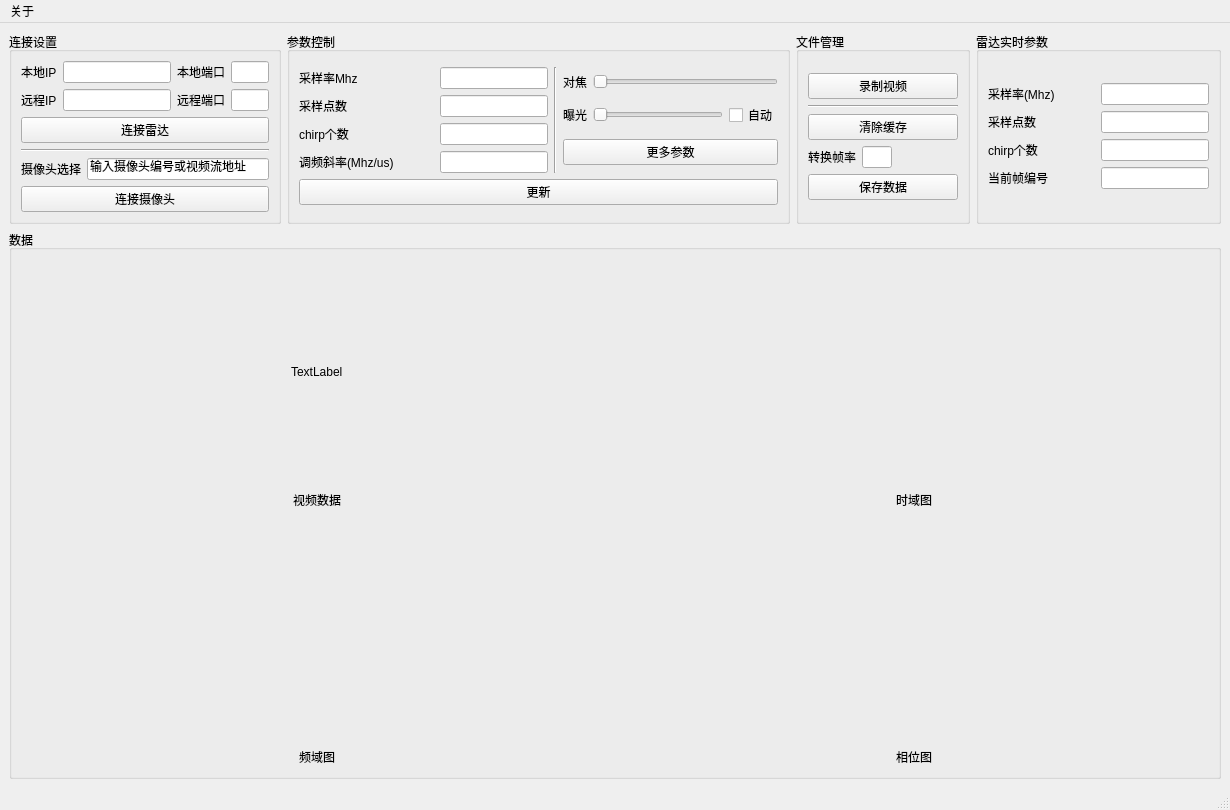
<?xml version="1.0" encoding="UTF-8"?>
<ui version="4.0">
 <class>MainWindow</class>
 <widget class="QMainWindow" name="MainWindow">
  <property name="geometry">
   <rect>
    <x>0</x>
    <y>0</y>
    <width>1230</width>
    <height>810</height>
   </rect>
  </property>
  <property name="sizePolicy">
   <sizepolicy hsizetype="Expanding" vsizetype="Expanding">
    <horstretch>0</horstretch>
    <verstretch>0</verstretch>
   </sizepolicy>
  </property>
  <property name="windowTitle">
   <string>MainWindow</string>
  </property>
  <widget class="QWidget" name="centralwidget">
   <layout class="QGridLayout" name="gridLayout_6">
    <item row="0" column="0">
     <layout class="QVBoxLayout" name="verticalLayout_15">
      <item>
       <layout class="QHBoxLayout" name="horizontalLayout_22">
        <item>
         <widget class="QGroupBox" name="groupBox">
          <property name="title">
           <string>连接设置</string>
          </property>
          <layout class="QGridLayout" name="gridLayout">
           <item row="0" column="0">
            <layout class="QVBoxLayout" name="verticalLayout_5">
             <item>
              <layout class="QVBoxLayout" name="verticalLayout">
               <item>
                <layout class="QHBoxLayout" name="horizontalLayout">
                 <item>
                  <widget class="QLabel" name="label_4">
                   <property name="text">
                    <string>本地IP</string>
                   </property>
                  </widget>
                 </item>
                 <item>
                  <widget class="QLineEdit" name="ClinetIP"/>
                 </item>
                 <item>
                  <widget class="QLabel" name="label_10">
                   <property name="text">
                    <string>本地端口</string>
                   </property>
                  </widget>
                 </item>
                 <item>
                  <widget class="QLineEdit" name="ClinetPort">
                   <property name="sizePolicy">
                    <sizepolicy hsizetype="Fixed" vsizetype="Fixed">
                     <horstretch>0</horstretch>
                     <verstretch>0</verstretch>
                    </sizepolicy>
                   </property>
                   <property name="maximumSize">
                    <size>
                     <width>38</width>
                     <height>16777215</height>
                    </size>
                   </property>
                  </widget>
                 </item>
                </layout>
               </item>
               <item>
                <layout class="QHBoxLayout" name="horizontalLayout_2">
                 <item>
                  <widget class="QLabel" name="label_5">
                   <property name="text">
                    <string>远程IP</string>
                   </property>
                  </widget>
                 </item>
                 <item>
                  <widget class="QLineEdit" name="ServerIP"/>
                 </item>
                 <item>
                  <widget class="QLabel" name="label_11">
                   <property name="text">
                    <string>远程端口</string>
                   </property>
                  </widget>
                 </item>
                 <item>
                  <widget class="QLineEdit" name="ServerPort">
                   <property name="sizePolicy">
                    <sizepolicy hsizetype="Fixed" vsizetype="Fixed">
                     <horstretch>0</horstretch>
                     <verstretch>0</verstretch>
                    </sizepolicy>
                   </property>
                   <property name="maximumSize">
                    <size>
                     <width>38</width>
                     <height>16777215</height>
                    </size>
                   </property>
                  </widget>
                 </item>
                </layout>
               </item>
               <item>
                <widget class="QPushButton" name="RadarConnectButton">
                 <property name="text">
                  <string>连接雷达</string>
                 </property>
                </widget>
               </item>
              </layout>
             </item>
             <item>
              <widget class="Line" name="line">
               <property name="orientation">
                <enum>Qt::Horizontal</enum>
               </property>
              </widget>
             </item>
             <item>
              <layout class="QVBoxLayout" name="verticalLayout_2">
               <item>
                <layout class="QHBoxLayout" name="horizontalLayout_7">
                 <item>
                  <widget class="QLabel" name="label_16">
                   <property name="text">
                    <string>摄像头选择</string>
                   </property>
                  </widget>
                 </item>
                 <item>
                  <widget class="QLineEdit" name="CameraAddress">
                   <property name="text">
                    <string>输入摄像头编号或视频流地址</string>
                   </property>
                  </widget>
                 </item>
                </layout>
               </item>
               <item>
                <widget class="QPushButton" name="CameraConnectButton">
                 <property name="text">
                  <string>连接摄像头</string>
                 </property>
                </widget>
               </item>
              </layout>
             </item>
            </layout>
           </item>
          </layout>
         </widget>
        </item>
        <item>
         <widget class="QGroupBox" name="groupBox_3">
          <property name="title">
           <string>参数控制</string>
          </property>
          <layout class="QGridLayout" name="gridLayout_2">
           <item row="0" column="0">
            <layout class="QVBoxLayout" name="verticalLayout_12">
             <item>
              <layout class="QHBoxLayout" name="horizontalLayout_20">
               <item>
                <layout class="QVBoxLayout" name="verticalLayout_3">
                 <item>
                  <layout class="QHBoxLayout" name="horizontalLayout_3">
                   <item>
                    <widget class="QLabel" name="label_6">
                     <property name="text">
                      <string>采样率Mhz</string>
                     </property>
                    </widget>
                   </item>
                   <item>
                    <spacer name="horizontalSpacer_14">
                     <property name="orientation">
                      <enum>Qt::Horizontal</enum>
                     </property>
                     <property name="sizeHint" stdset="0">
                      <size>
                       <width>40</width>
                       <height>20</height>
                      </size>
                     </property>
                    </spacer>
                   </item>
                   <item>
                    <widget class="QLineEdit" name="SampleRate">
                     <property name="sizePolicy">
                      <sizepolicy hsizetype="Fixed" vsizetype="Fixed">
                       <horstretch>0</horstretch>
                       <verstretch>0</verstretch>
                      </sizepolicy>
                     </property>
                    </widget>
                   </item>
                  </layout>
                 </item>
                 <item>
                  <layout class="QHBoxLayout" name="horizontalLayout_4">
                   <item>
                    <widget class="QLabel" name="label_7">
                     <property name="text">
                      <string>采样点数</string>
                     </property>
                    </widget>
                   </item>
                   <item>
                    <spacer name="horizontalSpacer_15">
                     <property name="orientation">
                      <enum>Qt::Horizontal</enum>
                     </property>
                     <property name="sizeHint" stdset="0">
                      <size>
                       <width>40</width>
                       <height>20</height>
                      </size>
                     </property>
                    </spacer>
                   </item>
                   <item>
                    <widget class="QLineEdit" name="SamplePoint">
                     <property name="sizePolicy">
                      <sizepolicy hsizetype="Fixed" vsizetype="Fixed">
                       <horstretch>0</horstretch>
                       <verstretch>0</verstretch>
                      </sizepolicy>
                     </property>
                    </widget>
                   </item>
                  </layout>
                 </item>
                 <item>
                  <layout class="QHBoxLayout" name="horizontalLayout_5">
                   <item>
                    <widget class="QLabel" name="label_8">
                     <property name="text">
                      <string>chirp个数</string>
                     </property>
                    </widget>
                   </item>
                   <item>
                    <spacer name="horizontalSpacer_16">
                     <property name="orientation">
                      <enum>Qt::Horizontal</enum>
                     </property>
                     <property name="sizeHint" stdset="0">
                      <size>
                       <width>40</width>
                       <height>20</height>
                      </size>
                     </property>
                    </spacer>
                   </item>
                   <item>
                    <widget class="QLineEdit" name="ChirpNumber">
                     <property name="sizePolicy">
                      <sizepolicy hsizetype="Fixed" vsizetype="Fixed">
                       <horstretch>0</horstretch>
                       <verstretch>0</verstretch>
                      </sizepolicy>
                     </property>
                    </widget>
                   </item>
                  </layout>
                 </item>
                 <item>
                  <layout class="QHBoxLayout" name="horizontalLayout_6">
                   <item>
                    <widget class="QLabel" name="label_9">
                     <property name="text">
                      <string>调频斜率(Mhz/us)</string>
                     </property>
                    </widget>
                   </item>
                   <item>
                    <spacer name="horizontalSpacer_17">
                     <property name="orientation">
                      <enum>Qt::Horizontal</enum>
                     </property>
                     <property name="sizeHint" stdset="0">
                      <size>
                       <width>40</width>
                       <height>20</height>
                      </size>
                     </property>
                    </spacer>
                   </item>
                   <item>
                    <widget class="QLineEdit" name="Slope">
                     <property name="sizePolicy">
                      <sizepolicy hsizetype="Fixed" vsizetype="Fixed">
                       <horstretch>0</horstretch>
                       <verstretch>0</verstretch>
                      </sizepolicy>
                     </property>
                    </widget>
                   </item>
                  </layout>
                 </item>
                </layout>
               </item>
               <item>
                <widget class="Line" name="line_2">
                 <property name="orientation">
                  <enum>Qt::Vertical</enum>
                 </property>
                </widget>
               </item>
               <item>
                <layout class="QVBoxLayout" name="verticalLayout_4">
                 <item>
                  <layout class="QHBoxLayout" name="horizontalLayout_18">
                   <item>
                    <widget class="QLabel" name="label_18">
                     <property name="text">
                      <string>对焦</string>
                     </property>
                    </widget>
                   </item>
                   <item>
                    <widget class="QSlider" name="Focurs">
                     <property name="orientation">
                      <enum>Qt::Horizontal</enum>
                     </property>
                    </widget>
                   </item>
                  </layout>
                 </item>
                 <item>
                  <layout class="QHBoxLayout" name="horizontalLayout_19">
                   <item>
                    <widget class="QLabel" name="label_19">
                     <property name="text">
                      <string>曝光</string>
                     </property>
                    </widget>
                   </item>
                   <item>
                    <widget class="QSlider" name="Exposure">
                     <property name="minimumSize">
                      <size>
                       <width>130</width>
                       <height>0</height>
                      </size>
                     </property>
                     <property name="orientation">
                      <enum>Qt::Horizontal</enum>
                     </property>
                    </widget>
                   </item>
                   <item>
                    <widget class="QCheckBox" name="AutoExpo">
                     <property name="text">
                      <string>自动</string>
                     </property>
                    </widget>
                   </item>
                  </layout>
                 </item>
                 <item>
                  <widget class="QPushButton" name="CameraParameter">
                   <property name="text">
                    <string>更多参数</string>
                   </property>
                  </widget>
                 </item>
                </layout>
               </item>
              </layout>
             </item>
             <item>
              <widget class="QPushButton" name="UpdateButton">
               <property name="text">
                <string>更新</string>
               </property>
              </widget>
             </item>
            </layout>
           </item>
          </layout>
         </widget>
        </item>
        <item>
         <widget class="QGroupBox" name="groupBox_2">
          <property name="title">
           <string>文件管理</string>
          </property>
          <layout class="QGridLayout" name="gridLayout_5">
           <item row="0" column="0">
            <layout class="QVBoxLayout" name="verticalLayout_14">
             <item>
              <widget class="QPushButton" name="RecordButton">
               <property name="sizePolicy">
                <sizepolicy hsizetype="Preferred" vsizetype="Fixed">
                 <horstretch>0</horstretch>
                 <verstretch>0</verstretch>
                </sizepolicy>
               </property>
               <property name="text">
                <string>录制视频</string>
               </property>
              </widget>
             </item>
             <item>
              <widget class="Line" name="line_3">
               <property name="orientation">
                <enum>Qt::Horizontal</enum>
               </property>
              </widget>
             </item>
             <item>
              <layout class="QVBoxLayout" name="verticalLayout_13">
               <item>
                <widget class="QPushButton" name="CleanCacheButton">
                 <property name="sizePolicy">
                  <sizepolicy hsizetype="Preferred" vsizetype="Fixed">
                   <horstretch>0</horstretch>
                   <verstretch>0</verstretch>
                  </sizepolicy>
                 </property>
                 <property name="text">
                  <string>清除缓存</string>
                 </property>
                </widget>
               </item>
               <item>
                <layout class="QHBoxLayout" name="horizontalLayout_21">
                 <item>
                  <widget class="QLabel" name="label_20">
                   <property name="text">
                    <string>转换帧率</string>
                   </property>
                  </widget>
                 </item>
                 <item>
                  <widget class="QLineEdit" name="FlameRate">
                   <property name="sizePolicy">
                    <sizepolicy hsizetype="Fixed" vsizetype="Fixed">
                     <horstretch>0</horstretch>
                     <verstretch>0</verstretch>
                    </sizepolicy>
                   </property>
                   <property name="maximumSize">
                    <size>
                     <width>30</width>
                     <height>16777215</height>
                    </size>
                   </property>
                  </widget>
                 </item>
                 <item>
                  <spacer name="horizontalSpacer_7">
                   <property name="orientation">
                    <enum>Qt::Horizontal</enum>
                   </property>
                   <property name="sizeHint" stdset="0">
                    <size>
                     <width>40</width>
                     <height>20</height>
                    </size>
                   </property>
                  </spacer>
                 </item>
                </layout>
               </item>
               <item>
                <widget class="QPushButton" name="pushButton_3">
                 <property name="text">
                  <string>保存数据</string>
                 </property>
                </widget>
               </item>
              </layout>
             </item>
            </layout>
           </item>
          </layout>
         </widget>
        </item>
        <item>
         <widget class="QGroupBox" name="groupBox_5">
          <property name="title">
           <string>雷达实时参数</string>
          </property>
          <layout class="QGridLayout" name="gridLayout_4">
           <item row="0" column="0">
            <layout class="QVBoxLayout" name="verticalLayout_6">
             <item>
              <layout class="QHBoxLayout" name="horizontalLayout_13">
               <item>
                <widget class="QLabel" name="label_12">
                 <property name="text">
                  <string>采样率(Mhz)</string>
                 </property>
                </widget>
               </item>
               <item>
                <spacer name="horizontalSpacer_8">
                 <property name="orientation">
                  <enum>Qt::Horizontal</enum>
                 </property>
                 <property name="sizeHint" stdset="0">
                  <size>
                   <width>40</width>
                   <height>20</height>
                  </size>
                 </property>
                </spacer>
               </item>
               <item>
                <widget class="QLineEdit" name="CurrentSampleRate">
                 <property name="sizePolicy">
                  <sizepolicy hsizetype="Fixed" vsizetype="Fixed">
                   <horstretch>0</horstretch>
                   <verstretch>0</verstretch>
                  </sizepolicy>
                 </property>
                </widget>
               </item>
              </layout>
             </item>
             <item>
              <layout class="QHBoxLayout" name="horizontalLayout_14">
               <item>
                <widget class="QLabel" name="label_13">
                 <property name="text">
                  <string>采样点数</string>
                 </property>
                </widget>
               </item>
               <item>
                <spacer name="horizontalSpacer_11">
                 <property name="orientation">
                  <enum>Qt::Horizontal</enum>
                 </property>
                 <property name="sizeHint" stdset="0">
                  <size>
                   <width>40</width>
                   <height>20</height>
                  </size>
                 </property>
                </spacer>
               </item>
               <item>
                <widget class="QLineEdit" name="CurrentSamplePoint">
                 <property name="sizePolicy">
                  <sizepolicy hsizetype="Fixed" vsizetype="Fixed">
                   <horstretch>0</horstretch>
                   <verstretch>0</verstretch>
                  </sizepolicy>
                 </property>
                </widget>
               </item>
              </layout>
             </item>
             <item>
              <layout class="QHBoxLayout" name="horizontalLayout_15">
               <item>
                <widget class="QLabel" name="label_14">
                 <property name="text">
                  <string>chirp个数</string>
                 </property>
                </widget>
               </item>
               <item>
                <spacer name="horizontalSpacer_12">
                 <property name="orientation">
                  <enum>Qt::Horizontal</enum>
                 </property>
                 <property name="sizeHint" stdset="0">
                  <size>
                   <width>40</width>
                   <height>20</height>
                  </size>
                 </property>
                </spacer>
               </item>
               <item>
                <widget class="QLineEdit" name="CurrentChirp">
                 <property name="sizePolicy">
                  <sizepolicy hsizetype="Fixed" vsizetype="Fixed">
                   <horstretch>0</horstretch>
                   <verstretch>0</verstretch>
                  </sizepolicy>
                 </property>
                </widget>
               </item>
              </layout>
             </item>
             <item>
              <layout class="QHBoxLayout" name="horizontalLayout_16">
               <item>
                <widget class="QLabel" name="label_15">
                 <property name="text">
                  <string>当前帧编号</string>
                 </property>
                </widget>
               </item>
               <item>
                <spacer name="horizontalSpacer_13">
                 <property name="orientation">
                  <enum>Qt::Horizontal</enum>
                 </property>
                 <property name="sizeHint" stdset="0">
                  <size>
                   <width>40</width>
                   <height>20</height>
                  </size>
                 </property>
                </spacer>
               </item>
               <item>
                <widget class="QLineEdit" name="CurrentFrameNumber">
                 <property name="sizePolicy">
                  <sizepolicy hsizetype="Fixed" vsizetype="Fixed">
                   <horstretch>0</horstretch>
                   <verstretch>0</verstretch>
                  </sizepolicy>
                 </property>
                </widget>
               </item>
              </layout>
             </item>
            </layout>
           </item>
          </layout>
         </widget>
        </item>
       </layout>
      </item>
      <item>
       <widget class="QGroupBox" name="groupBox_4">
        <property name="title">
         <string>数据</string>
        </property>
        <layout class="QGridLayout" name="gridLayout_3">
         <item row="0" column="0">
          <layout class="QVBoxLayout" name="verticalLayout_11">
           <item>
            <layout class="QHBoxLayout" name="horizontalLayout_23">
             <item>
              <layout class="QVBoxLayout" name="verticalLayout_10">
               <item>
                <layout class="QHBoxLayout" name="horizontalLayout_17">
                 <item>
                  <spacer name="horizontalSpacer_19">
                   <property name="orientation">
                    <enum>Qt::Horizontal</enum>
                   </property>
                   <property name="sizeHint" stdset="0">
                    <size>
                     <width>40</width>
                     <height>20</height>
                    </size>
                   </property>
                  </spacer>
                 </item>
                 <item>
                  <widget class="QLabel" name="CameraView">
                   <property name="sizePolicy">
                    <sizepolicy hsizetype="Preferred" vsizetype="Expanding">
                     <horstretch>0</horstretch>
                     <verstretch>0</verstretch>
                    </sizepolicy>
                   </property>
                   <property name="text">
                    <string>TextLabel</string>
                   </property>
                  </widget>
                 </item>
                 <item>
                  <spacer name="horizontalSpacer_18">
                   <property name="orientation">
                    <enum>Qt::Horizontal</enum>
                   </property>
                   <property name="sizeHint" stdset="0">
                    <size>
                     <width>40</width>
                     <height>20</height>
                    </size>
                   </property>
                  </spacer>
                 </item>
                </layout>
               </item>
               <item>
                <layout class="QHBoxLayout" name="horizontalLayout_8">
                 <item>
                  <spacer name="horizontalSpacer_9">
                   <property name="orientation">
                    <enum>Qt::Horizontal</enum>
                   </property>
                   <property name="sizeHint" stdset="0">
                    <size>
                     <width>40</width>
                     <height>20</height>
                    </size>
                   </property>
                  </spacer>
                 </item>
                 <item>
                  <widget class="QLabel" name="label_17">
                   <property name="sizePolicy">
                    <sizepolicy hsizetype="Preferred" vsizetype="Fixed">
                     <horstretch>0</horstretch>
                     <verstretch>0</verstretch>
                    </sizepolicy>
                   </property>
                   <property name="text">
                    <string>视频数据</string>
                   </property>
                  </widget>
                 </item>
                 <item>
                  <spacer name="horizontalSpacer_10">
                   <property name="orientation">
                    <enum>Qt::Horizontal</enum>
                   </property>
                   <property name="sizeHint" stdset="0">
                    <size>
                     <width>40</width>
                     <height>20</height>
                    </size>
                   </property>
                  </spacer>
                 </item>
                </layout>
               </item>
              </layout>
             </item>
             <item>
              <layout class="QVBoxLayout" name="verticalLayout_9">
               <item>
                <widget class="QwtPlot" name="RadarTimeData">
                 <property name="sizePolicy">
                  <sizepolicy hsizetype="Expanding" vsizetype="Expanding">
                   <horstretch>0</horstretch>
                   <verstretch>0</verstretch>
                  </sizepolicy>
                 </property>
                </widget>
               </item>
               <item>
                <layout class="QHBoxLayout" name="horizontalLayout_9">
                 <item>
                  <spacer name="horizontalSpacer">
                   <property name="orientation">
                    <enum>Qt::Horizontal</enum>
                   </property>
                   <property name="sizeHint" stdset="0">
                    <size>
                     <width>40</width>
                     <height>20</height>
                    </size>
                   </property>
                  </spacer>
                 </item>
                 <item>
                  <widget class="QLabel" name="label">
                   <property name="text">
                    <string>时域图</string>
                   </property>
                  </widget>
                 </item>
                 <item>
                  <spacer name="horizontalSpacer_2">
                   <property name="orientation">
                    <enum>Qt::Horizontal</enum>
                   </property>
                   <property name="sizeHint" stdset="0">
                    <size>
                     <width>40</width>
                     <height>20</height>
                    </size>
                   </property>
                  </spacer>
                 </item>
                </layout>
               </item>
              </layout>
             </item>
            </layout>
           </item>
           <item>
            <layout class="QHBoxLayout" name="horizontalLayout_12">
             <item>
              <layout class="QVBoxLayout" name="verticalLayout_7">
               <item>
                <widget class="QwtPlot" name="RadarFrequentData">
                 <property name="sizePolicy">
                  <sizepolicy hsizetype="Expanding" vsizetype="Expanding">
                   <horstretch>0</horstretch>
                   <verstretch>0</verstretch>
                  </sizepolicy>
                 </property>
                </widget>
               </item>
               <item>
                <layout class="QHBoxLayout" name="horizontalLayout_10">
                 <item>
                  <spacer name="horizontalSpacer_3">
                   <property name="orientation">
                    <enum>Qt::Horizontal</enum>
                   </property>
                   <property name="sizeHint" stdset="0">
                    <size>
                     <width>40</width>
                     <height>20</height>
                    </size>
                   </property>
                  </spacer>
                 </item>
                 <item>
                  <widget class="QLabel" name="label_2">
                   <property name="text">
                    <string>频域图</string>
                   </property>
                  </widget>
                 </item>
                 <item>
                  <spacer name="horizontalSpacer_4">
                   <property name="orientation">
                    <enum>Qt::Horizontal</enum>
                   </property>
                   <property name="sizeHint" stdset="0">
                    <size>
                     <width>40</width>
                     <height>20</height>
                    </size>
                   </property>
                  </spacer>
                 </item>
                </layout>
               </item>
              </layout>
             </item>
             <item>
              <layout class="QVBoxLayout" name="verticalLayout_8">
               <item>
                <widget class="QwtPlot" name="RadarPhaseData">
                 <property name="sizePolicy">
                  <sizepolicy hsizetype="Expanding" vsizetype="Expanding">
                   <horstretch>0</horstretch>
                   <verstretch>0</verstretch>
                  </sizepolicy>
                 </property>
                </widget>
               </item>
               <item>
                <layout class="QHBoxLayout" name="horizontalLayout_11">
                 <item>
                  <spacer name="horizontalSpacer_5">
                   <property name="orientation">
                    <enum>Qt::Horizontal</enum>
                   </property>
                   <property name="sizeHint" stdset="0">
                    <size>
                     <width>40</width>
                     <height>20</height>
                    </size>
                   </property>
                  </spacer>
                 </item>
                 <item>
                  <widget class="QLabel" name="label_3">
                   <property name="text">
                    <string>相位图</string>
                   </property>
                  </widget>
                 </item>
                 <item>
                  <spacer name="horizontalSpacer_6">
                   <property name="orientation">
                    <enum>Qt::Horizontal</enum>
                   </property>
                   <property name="sizeHint" stdset="0">
                    <size>
                     <width>40</width>
                     <height>20</height>
                    </size>
                   </property>
                  </spacer>
                 </item>
                </layout>
               </item>
              </layout>
             </item>
            </layout>
           </item>
          </layout>
         </item>
        </layout>
       </widget>
      </item>
     </layout>
    </item>
   </layout>
  </widget>
  <widget class="QMenuBar" name="menubar">
   <property name="geometry">
    <rect>
     <x>0</x>
     <y>0</y>
     <width>1230</width>
     <height>22</height>
    </rect>
   </property>
   <widget class="QMenu" name="menu">
    <property name="title">
     <string>关于</string>
    </property>
    <addaction name="action_aboutQt"/>
   </widget>
   <addaction name="menu"/>
  </widget>
  <widget class="QStatusBar" name="statusbar"/>
  <action name="action_aboutQt">
   <property name="text">
    <string>关于Qt</string>
   </property>
  </action>
 </widget>
 <customwidgets>
  <customwidget>
   <class>QwtPlot</class>
   <extends>QFrame</extends>
   <header>qwt_plot.h</header>
   <container>1</container>
  </customwidget>
 </customwidgets>
 <resources/>
 <connections/>
</ui>
